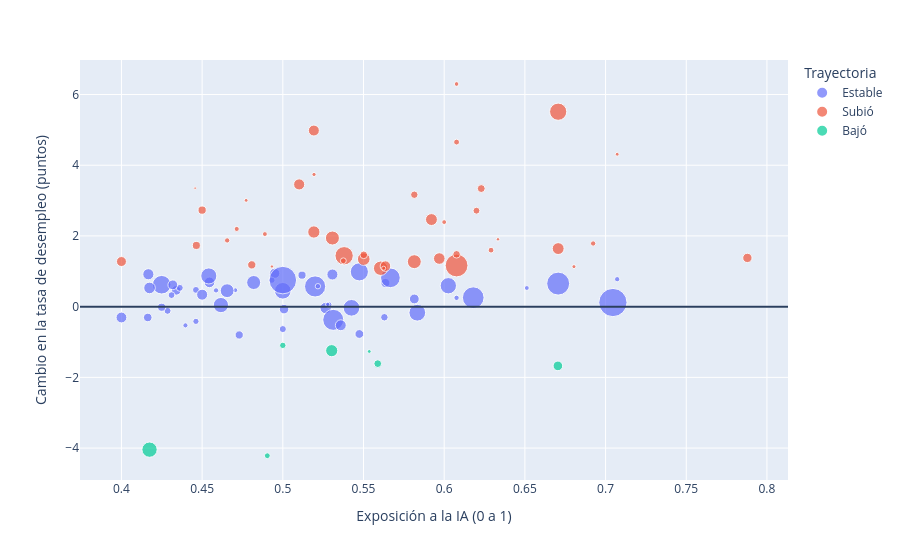

This figure's notebook cell:
### Code cell
px.scatter(
    cambio_ocupacion[cambio_ocupacion["nivel_exposicion"] == "Alta"],
    x="exposicion_humanos_intermedia", y="cambio_pp",
    color="trayectoria", size="empleo_total_ocupacion", hover_name="ocupacion_censo",
    labels={"exposicion_humanos_intermedia": "Exposición a la IA (0 a 1)",
            "cambio_pp": "Cambio en la tasa de desempleo (puntos)", "trayectoria": "Trayectoria"},
).add_hline(y=0)

### Figure 1 — Plotly figure (JSON) as saved in the notebook; plotly's stock layout.template omitted (floating-point values rounded to 4 significant figures)
{"data": [{"hovertemplate": "<b>%{hovertext}</b><br><br>Trayectoria=Estable<br>Exposición a la IA (0 a 1)=%{x}<br>Cambio en la tasa de desempleo (puntos)=%{y}<br>empleo_total_ocupacion=%{marker.size}<extra></extra>", "hovertext": ["Accountants and auditors", "Bill and account collectors", "Billing and posting clerks", "Biological scientists", "Chemists and materials scientists", "Civil engineers", "Claims adjusters, appraisers, examiners, and investigators", "Compliance officers", "Computer programmers", "Computer support specialists", "Construction managers", "Customer service representatives", "Data entry keyers", "Door-to-door sales workers, news and street vendors, and related workers", "Editors", "Education and childcare administrators", "Electrical and electronics engineers", "Engineers, all other", "Facilities managers", "File clerks", "Financial managers", "First-Line supervisors of non-retail sales workers", "First-Line supervisors of office and administrative support workers", "First-Line supervisors of retail sales workers", "Industrial engineers, including health and safety", "Insurance claims and policy processing clerks", "Interviewers, except eligibility and loan", "Lawyers", "Library assistants, clerical", "Loan interviewers and clerks", "Logisticians", "Management analysts", "Managers, all other", "Market research analysts and marketing specialists", "Marketing managers", "Mechanical engineers", "Medical scientists", "Network and computer systems administrators", "Office clerks, general", "Paralegals and legal assistants", "Personal financial advisors", "Project management specialists", "Property, real estate, and community association managers", "Real estate brokers and sales agents", "Receptionists and information clerks", "Reservation and transportation ticket agents and travel clerks", "Sales and related workers, all other", "Sales representatives of services, except advertising, insurance, financial services, and travel", "Sales representatives, wholesale and manufacturing", "Secretaries and administrative assistants, except legal, medical, and executive", "Social and human service assistants", "Tax preparers", "Telemarketers", "Transportation, storage, and distribution managers"], "legendgroup": "Estable", "marker": {"color": "#636efa", "size": [1450000.0, 158800.0, 404100.0, 126700.0, 91240.0, 367800.0, 335800.0, 417100.0, 92230.0, 863400.0, 380400.0, 2596000.0, 127100.0, 2760.0, 91690.0, 637600.0, 295600.0, 154100.0, 156200.0, 73440.0, 841700.0, 214400.0, 1437000.0, 1122000.0, 387200.0, 214300.0, 148100.0, 754500.0, 85520.0, 164800.0, 251000.0, 898300.0, 622200.0, 899600.0, 395200.0, 296800.0, 184400.0, 314300.0, 2465000.0, 392900.0, 266800.0, 1067000.0, 311200.0, 239500.0, 910200.0, 118700.0, 93180.0, 1256000.0, 1523000.0, 1707000.0, 437900.0, 76480.0, 58430.0, 221200.0], "sizemode": "area", "sizeref": 6489.0, "symbol": "circle"}, "mode": "markers", "name": "Estable", "orientation": "v", "showlegend": true, "type": "scatter", "x": [0.52, 0.4286, 0.4167, 0.4462, 0.4586, 0.4545, 0.495, 0.5265, 0.6077, 0.6026, 0.4, 0.7045, 0.4932, 0.5217, 0.7072, 0.4819, 0.434, 0.4462, 0.4361, 0.4706, 0.4541, 0.4249, 0.5312, 0.4249, 0.5359, 0.5119, 0.431, 0.4616, 0.4397, 0.5, 0.5474, 0.5, 0.4655, 0.5426, 0.5307, 0.5008, 0.5629, 0.5815, 0.5, 0.45, 0.5636, 0.5474, 0.4318, 0.4163, 0.5833, 0.5286, 0.5217, 0.5667, 0.618, 0.6706, 0.4174, 0.6512, 0.5278, 0.473], "xaxis": "x", "y": [0.5709, -0.1179, 0.916, -0.4165, 0.4599, 0.6874, 0.9429, -0.03956, 0.2494, 0.5913, -0.3066, 0.1165, 0.7476, 0.5816, 0.7762, 0.6826, 0.4606, 0.4734, 0.5322, 0.465, 0.8685, -0.01694, -0.3735, 0.6199, -0.5268, 0.8901, 0.3259, 0.04467, -0.5298, -0.6346, -0.7733, 0.448, 0.4513, -0.03331, 0.909, -0.07012, -0.3002, 0.2174, 0.7504, 0.3388, 0.67, 0.9844, 0.6164, -0.3062, -0.172, 0.05305, 0.5782, 0.8151, 0.2541, 0.6525, 0.5289, 0.5274, 0.06432, -0.8008], "yaxis": "y"}, {"hovertemplate": "<b>%{hovertext}</b><br><br>Trayectoria=Subió<br>Exposición a la IA (0 a 1)=%{x}<br>Cambio en la tasa de desempleo (puntos)=%{y}<br>empleo_total_ocupacion=%{marker.size}<extra></extra>", "hovertext": ["Advertising sales agents", "Baggage porters, bellhops, and concierges", "Business operations specialists, all other", "Computer and information systems managers", "Computer network architects", "Computer occupations, all other", "Computer systems analysts", "Cost estimators", "Counter and rental clerks", "Database administrators and architects", "Dispatchers, except police, fire, and ambulance", "Eligibility interviewers, government programs", "Executive secretaries and executive administrative assistants", "Financial and investment analysts", "Human resources assistants, except payroll and timekeeping", "Human resources managers", "Information security analysts", "Interpreters and translators", "Medical secretaries and administrative assistants", "Miscellaneous social scientists and related workers", "News analysts, reporters, and journalists", "Operations research analysts", "Order clerks", "Pharmacists", "Physical scientists, all other", "Production, planning, and expediting clerks", "Public relations and fundraising managers", "Public relations specialists", "Purchasing managers", "Sales managers", "Securities, commodities, and financial services sales agents", "Social and community service managers", "Software developers", "Software quality assurance analysts and testers", "Training and development managers", "Training and development specialists", "Travel agents", "Web and digital interface designers", "Web developers", "Word processors and typists", "Writers and authors"], "legendgroup": "Subió", "marker": {"color": "#EF553B", "size": [91700.0, 77750.0, 1087000.0, 670600.0, 179700.0, 435400.0, 519500.0, 224200.0, 400800.0, 631200.0, 202800.0, 154800.0, 459900.0, 362000.0, 90220.0, 220700.0, 190600.0, 52060.0, 961600.0, 56480.0, 39250.0, 108500.0, 75200.0, 322000.0, 22300.0, 390200.0, 113700.0, 283400.0, 84320.0, 637100.0, 489600.0, 209300.0, 1688000.0, 186700.0, 48050.0, 458300.0, 55110.0, 113300.0, 70190.0, 35010.0, 47940.0], "sizemode": "area", "sizeref": 6489.0, "symbol": "circle"}, "mode": "markers", "name": "Subió", "orientation": "v", "showlegend": true, "type": "scatter", "x": [0.6923, 0.4889, 0.538, 0.5606, 0.5815, 0.597, 0.5501, 0.4808, 0.5101, 0.5815, 0.623, 0.62, 0.6706, 0.5636, 0.4655, 0.45, 0.5501, 0.6804, 0.6706, 0.5193, 0.6333, 0.629, 0.6, 0.4, 0.4457, 0.5192, 0.5375, 0.7879, 0.4714, 0.5307, 0.5192, 0.4464, 0.6077, 0.6077, 0.4773, 0.5921, 0.5625, 0.6077, 0.6077, 0.4932, 0.7072], "xaxis": "x", "y": [1.786, 2.052, 1.44, 1.086, 3.165, 1.36, 1.345, 1.181, 3.457, 1.272, 3.34, 2.714, 1.642, 1.146, 1.873, 2.73, 1.466, 1.132, 5.513, 3.738, 1.904, 1.598, 2.391, 1.276, 3.351, 4.981, 1.297, 1.378, 2.197, 1.941, 2.111, 1.731, 1.164, 1.48, 3.006, 2.463, 1.087, 4.654, 6.297, 1.135, 4.31], "yaxis": "y"}, {"hovertemplate": "<b>%{hovertext}</b><br><br>Trayectoria=Bajó<br>Exposición a la IA (0 a 1)=%{x}<br>Cambio en la tasa de desempleo (puntos)=%{y}<br>empleo_total_ocupacion=%{marker.size}<extra></extra>", "hovertext": ["Credit counselors and loan officers", "Fundraisers", "Insurance sales agents", "Librarians and media collections specialists", "Medical records specialists", "Other community and social service specialists", "Title examiners, abstractors, and searchers"], "legendgroup": "Bajó", "marker": {"color": "#00cc96", "size": [302100.0, 111000.0, 479100.0, 133800.0, 194700.0, 762300.0, 48580.0], "sizemode": "area", "sizeref": 6489.0, "symbol": "circle"}, "mode": "markers", "name": "Bajó", "orientation": "v", "showlegend": true, "type": "scatter", "x": [0.6705, 0.4904, 0.5303, 0.5, 0.5588, 0.4174, 0.5536], "xaxis": "x", "y": [-1.675, -4.216, -1.245, -1.096, -1.612, -4.044, -1.267], "yaxis": "y"}], "layout": {"legend": {"itemsizing": "constant", "title": {"text": "Trayectoria"}, "tracegroupgap": 0}, "margin": {"t": 60}, "shapes": [{"type": "line", "x0": 0, "x1": 1, "xref": "x domain", "y0": 0, "y1": 0, "yref": "y"}], "xaxis": {"anchor": "y", "domain": [0, 1], "title": {"text": "Exposición a la IA (0 a 1)"}}, "yaxis": {"anchor": "x", "domain": [0, 1], "title": {"text": "Cambio en la tasa de desempleo (puntos)"}}}}
